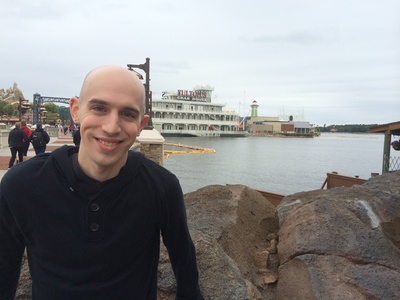
#> input picture 01-image-processing/08-color-spaces/data/sample.png, 400 x 300 px
$ python 02-hsv.py --input data/sample.png
#> lines starting #> are read from the running program, lines starting #| are printed output that depends on the picture
## Set up session:
import argparse

import numpy as np
import cv2

if __name__ == '__main__':
    # Parse command-line arguments:
    parser = argparse.ArgumentParser()
    parser.add_argument(
        "-i", "--input",
        type=str,
        required=True,
        help="Path to input image."
    )
    args = vars(parser.parse_args())

    # Read and format:
    image_original = cv2.imread(args["input"])
#> image_original is the input picture: shape (300, 400, 3); mean B, G, R 139.9, 140.1, 141
    image_hsv = cv2.cvtColor(image_original, cv2.COLOR_BGR2HSV)
#> image_hsv: shape (300, 400, 3); mean H, S, V 75.1, 39.3, 148.9

    # Display original image:
    cv2.imshow("Input", image_original)
    cv2.waitKey(0)

    # Split original image into its three color-channel components:
    for (channel, component) in zip(
        ("H", "S", "V"),
        cv2.split(image_hsv)
    ):
        cv2.imshow("Channel {}".format(channel), component)
        cv2.waitKey(0)
#> this loop made 3 passes
#> channel on passes 1 to 3: 'H', 'S', 'V'
#> pass 1, `cv2.imshow("Channel {}".format(channel), component)`:
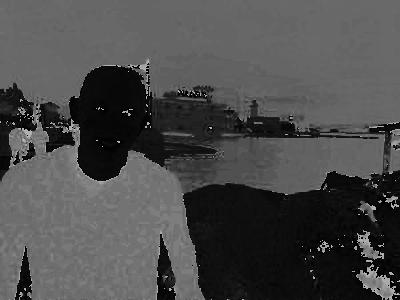
#> window 'Channel H': shape (300, 400); min 0, max 179, mean 75.1
#> pass 2, `cv2.imshow("Channel {}".format(channel), component)`:
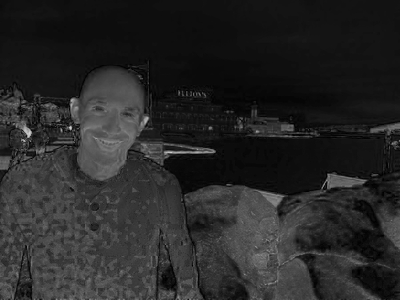
#> window 'Channel S': shape (300, 400); min 0, max 212, mean 39.3
